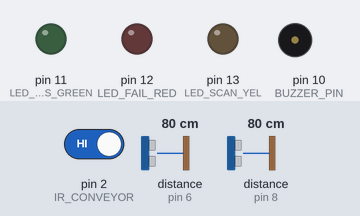
Recording of a sketch running on a simulated Arduino Uno, built with avr-gcc and run on an emulated ATmega328P. Shown: output pins drawn as LEDs (lit = HIGH), buzzer (waves = sounding). The inputs (shaded band) are chosen by the test bench; at power-on: pin 2 (IR_CONVEYOR) HIGH, distance to the obstacle (sensors on pin 6, pin 8) 80 cm. The echo pulse lasts 58.3 µs per cm; pins used as bus, display or sensor lines are not drawn; what the sketch prints to the serial monitor is not drawn.

Above: at 1.3 s.
1.4 s: pin 2 (IR_CONVEYOR) driven LOW
At 1.76 s:
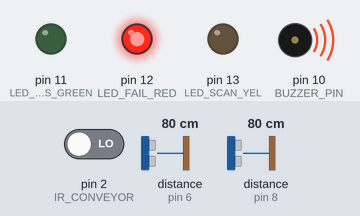
At 2.5 s:
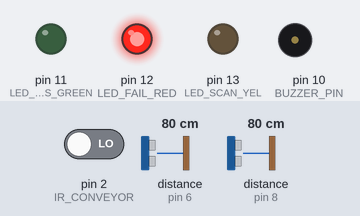
Timing chart, 0 to 4.4 s (numbered marks = the images above; inputs shaded):
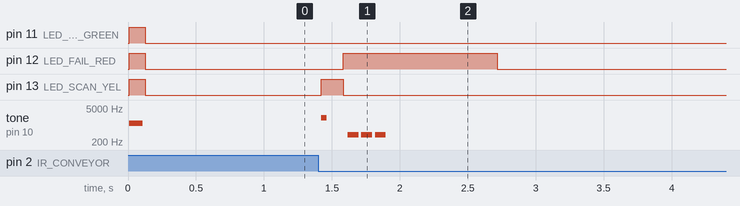

The sketch:

08-industrial-qc-station.ino
```cpp
#include <Arduino.h>

/*
 * =====================================================================================
 * PROJECT 08: Industrial Assembly Line & Quality Control (QC) Sizing Inspector
 * Hardware: Arduino Uno + 2x Ultrasonic (HC-SR04) + 1x IR Sensor + 1x Buzzer + 3x LEDs
 * =====================================================================================
 *
 * ZERO RE-WIRING (Same circuit as Projects 01 to 07!):
 * - IR Sensor    (Conveyor Item Arrival Detector) : OUT  = Pin 2
 * - Ultrasonic 1 (Product Height Profiler)        : TRIG = Pin 9, ECHO = Pin 8
 * - Ultrasonic 2 (Product Width/Depth Profiler)   : TRIG = Pin 7, ECHO = Pin 6
 * - Piezo Buzzer (QC Pass Chime / Reject Alarm)   : (+)  = Pin 10
 * - Green LED    (QC PASSED / Quality Approved)   : (+)  = Pin 11
 * - Red LED      (QC REJECTED / Defective Part)   : (+)  = Pin 12
 * - Yellow LED   (Inspection Strobe / In Progress): (+)  = Pin 13
 *
 * 🏭 HOW IT WORKS:
 * 1. An item (box, pen, part) rolls down the conveyor and trips the IR Sensor.
 * 2. Yellow LED turns ON as the dual ultrasonic sensors scan the item's dimensions.
 * 3. TOLERANCE CHECK (Allowed: 7.0 cm to 15.0 cm):
 *    - IN SPEC  -> 🟢 Green LED pulses + Happy 2-tone chime + Logged as PASSED!
 *    - DEFECTIVE-> 🔴 Red LED latches + Loud Reject buzzer alarm + Defect logged!
 * 4. Serial Monitor logs live factory metrics (Total Inspected, Pass %, Rejects).
 * =====================================================================================
 */

// --- PIN DEFINITIONS ---
const int IR_CONVEYOR  = 2;
const int TRIG_HEIGHT  = 9;
const int ECHO_HEIGHT  = 8;
const int TRIG_WIDTH   = 7;
const int ECHO_WIDTH   = 6;
const int BUZZER_PIN   = 10;

const int LED_PASS_GREEN = 11; // Passed QC
const int LED_FAIL_RED   = 12; // Defective part
const int LED_SCAN_YEL   = 13; // Inspection active

// --- QC SPECIFICATION TOLERANCES (cm) ---
const int MIN_ALLOWABLE_CM = 6;  // Minimum allowable dimension
const int MAX_ALLOWABLE_CM = 15; // Maximum allowable dimension

// Factory Production Counters
int totalInspected = 0;
int totalPassed    = 0;
int totalRejected  = 0;

long getDistance(int trigPin, int echoPin);
void inspectProduct();
void playPassChime();
void playRejectAlarm();
void printFactoryMetrics(bool passed, long h, long w);

void setup() {
  Serial.begin(115200);
  Serial.println(F("\n=================================================="));
  Serial.println(F(" Project 08: Industrial QC & Dimension Inspector  "));
  Serial.println(F("=================================================="));

  pinMode(IR_CONVEYOR, INPUT_PULLUP);
  pinMode(TRIG_HEIGHT, OUTPUT);
  pinMode(ECHO_HEIGHT, INPUT);
  pinMode(TRIG_WIDTH, OUTPUT);
  pinMode(ECHO_WIDTH, INPUT);

  pinMode(BUZZER_PIN, OUTPUT);
  pinMode(LED_PASS_GREEN, OUTPUT);
  pinMode(LED_FAIL_RED, OUTPUT);
  pinMode(LED_SCAN_YEL, OUTPUT);

  // Power-on calibration
  digitalWrite(LED_PASS_GREEN, HIGH);
  digitalWrite(LED_SCAN_YEL, HIGH);
  digitalWrite(LED_FAIL_RED, HIGH);
  tone(BUZZER_PIN, 1200, 100); delay(120);
  digitalWrite(LED_PASS_GREEN, LOW);
  digitalWrite(LED_SCAN_YEL, LOW);
  digitalWrite(LED_FAIL_RED, LOW);

  Serial.println(F("[Ready] Quality Control Inspection Station Armed."));
  Serial.println(F("-> Slide product across IR Sensor to trigger dimensional inspection.\n"));
}

void loop() {
  // Check if a product arrives at the optical inspection gate (IR Sensor)
  if (digitalRead(IR_CONVEYOR) == LOW) {
    inspectProduct();
    // Wait until the product clears the station
    while (digitalRead(IR_CONVEYOR) == LOW);
    delay(400); // Debounce
  }

  delay(30);
}

// =====================================================================================
// INSPECTION LOGIC
// =====================================================================================

void inspectProduct() {
  totalInspected++;

  // Visual scan in progress
  digitalWrite(LED_PASS_GREEN, LOW);
  digitalWrite(LED_FAIL_RED, LOW);
  digitalWrite(LED_SCAN_YEL, HIGH);

  tone(BUZZER_PIN, 2000, 40); // Scan beep
  delay(150);

  // Measure Height and Width
  long measuredHeight = getDistance(TRIG_HEIGHT, ECHO_HEIGHT);
  long measuredWidth  = getDistance(TRIG_WIDTH, ECHO_WIDTH);

  // Validate Dimensions against Specs
  bool heightValid = (measuredHeight >= MIN_ALLOWABLE_CM && measuredHeight <= MAX_ALLOWABLE_CM);
  bool widthValid  = (measuredWidth  >= MIN_ALLOWABLE_CM && measuredWidth  <= MAX_ALLOWABLE_CM);

  digitalWrite(LED_SCAN_YEL, LOW);

  if (heightValid && widthValid) {
    // QC PASSED!
    totalPassed++;
    digitalWrite(LED_PASS_GREEN, HIGH);
    digitalWrite(LED_FAIL_RED, LOW);
    printFactoryMetrics(true, measuredHeight, measuredWidth);
    playPassChime();
    delay(800);
    digitalWrite(LED_PASS_GREEN, LOW);
  } else {
    // QC REJECTED (DEFECT)
    totalRejected++;
    digitalWrite(LED_PASS_GREEN, LOW);
    digitalWrite(LED_FAIL_RED, HIGH);
    printFactoryMetrics(false, measuredHeight, measuredWidth);
    playRejectAlarm();
    delay(800);
    digitalWrite(LED_FAIL_RED, LOW);
  }
}

// =====================================================================================
// AUDIO FEEDBACK
// =====================================================================================

void playPassChime() {
  tone(BUZZER_PIN, 1046, 80); delay(90);
  tone(BUZZER_PIN, 1318, 120); delay(140);
}

void playRejectAlarm() {
  for (int i = 0; i < 3; i++) {
    tone(BUZZER_PIN, 400, 80);
    delay(100);
  }
}

// =====================================================================================
// FACTORY PRODUCTION METRICS (SERIAL MONITOR)
// =====================================================================================

void printFactoryMetrics(bool passed, long h, long w) {
  float passRate = ((float)totalPassed / totalInspected) * 100.0;
  float defectRate = ((float)totalRejected / totalInspected) * 100.0;

  Serial.println(F("=================================================="));
  Serial.print(F("📦 INSPECTION REPORT: PART #")); Serial.println(totalInspected);
  Serial.println(F("=================================================="));
  Serial.print(F(" Measured Height : ")); Serial.print(h);
  Serial.println((h >= MIN_ALLOWABLE_CM && h <= MAX_ALLOWABLE_CM) ? F(" cm [IN SPEC]") : F(" cm [OUT OF SPEC ❌]"));

  Serial.print(F(" Measured Width  : ")); Serial.print(w);
  Serial.println((w >= MIN_ALLOWABLE_CM && w <= MAX_ALLOWABLE_CM) ? F(" cm [IN SPEC]") : F(" cm [OUT OF SPEC ❌]"));

  Serial.print(F(" Decision        : "));
  if (passed) {
    Serial.println(F("🟢 PASSED -> APPROVED FOR SHIPPING"));
  } else {
    Serial.println(F("🔴 REJECTED -> DEFECT EJECTED"));
  }

  Serial.println(F("--------------------------------------------------"));
  Serial.print(F(" Total Inspected : ")); Serial.println(totalInspected);
  Serial.print(F(" Yield (Pass %)  : ")); Serial.print(passRate, 1); Serial.println(F(" %"));
  Serial.print(F(" Defect Rate     : ")); Serial.print(defectRate, 1); Serial.println(F(" %"));
  Serial.println(F("==================================================\n"));
}

long getDistance(int trigPin, int echoPin) {
  digitalWrite(trigPin, LOW);
  delayMicroseconds(2);
  digitalWrite(trigPin, HIGH);
  delayMicroseconds(10);
  digitalWrite(trigPin, LOW);

  long duration = pulseIn(echoPin, HIGH, 15000); // 15ms timeout
  if (duration == 0) return 999;
  return duration * 0.0343 / 2;
}
```

Measured:
- after the input at 1.4 s, pin 12 (LED_FAIL_RED): LOW → HIGH after 0.18 s, → LOW 1.1 s later; pin 13 (LED_SCAN_YEL): LOW → HIGH at once, → LOW 0.16 s later; tone on pin 10 (BUZZER_PIN): plays 2000 Hz for 0.04 s, 400 Hz for 0.08 s, 400 Hz for 0.08 s, 400 Hz for 0.08 s, starting at once
